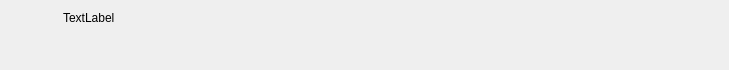
<?xml version="1.0" encoding="UTF-8"?>
<ui version="4.0">
 <class>ChatUserWid</class>
 <widget class="QWidget" name="ChatUserWid">
  <property name="geometry">
   <rect>
    <x>0</x>
    <y>0</y>
    <width>729</width>
    <height>70</height>
   </rect>
  </property>
  <property name="sizePolicy">
   <sizepolicy hsizetype="Expanding" vsizetype="Preferred">
    <horstretch>0</horstretch>
    <verstretch>0</verstretch>
   </sizepolicy>
  </property>
  <property name="minimumSize">
   <size>
    <width>0</width>
    <height>70</height>
   </size>
  </property>
  <property name="maximumSize">
   <size>
    <width>16777215</width>
    <height>70</height>
   </size>
  </property>
  <property name="windowTitle">
   <string>Form</string>
  </property>
  <layout class="QHBoxLayout" name="horizontalLayout">
   <property name="spacing">
    <number>5</number>
   </property>
   <property name="leftMargin">
    <number>6</number>
   </property>
   <property name="topMargin">
    <number>2</number>
   </property>
   <property name="rightMargin">
    <number>6</number>
   </property>
   <property name="bottomMargin">
    <number>2</number>
   </property>
   <item>
    <widget class="QWidget" name="icon_wid" native="true">
     <property name="minimumSize">
      <size>
       <width>50</width>
       <height>50</height>
      </size>
     </property>
     <property name="maximumSize">
      <size>
       <width>50</width>
       <height>50</height>
      </size>
     </property>
     <layout class="QHBoxLayout" name="horizontalLayout_2">
      <property name="spacing">
       <number>0</number>
      </property>
      <property name="leftMargin">
       <number>0</number>
      </property>
      <property name="topMargin">
       <number>0</number>
      </property>
      <property name="rightMargin">
       <number>0</number>
      </property>
      <property name="bottomMargin">
       <number>0</number>
      </property>
      <item>
       <widget class="QLabel" name="icon_lb">
        <property name="minimumSize">
         <size>
          <width>45</width>
          <height>45</height>
         </size>
        </property>
        <property name="maximumSize">
         <size>
          <width>45</width>
          <height>45</height>
         </size>
        </property>
        <property name="text">
         <string/>
        </property>
        <property name="alignment">
         <set>Qt::AlignmentFlag::AlignCenter</set>
        </property>
       </widget>
      </item>
     </layout>
    </widget>
   </item>
   <item>
    <widget class="QWidget" name="user_info_wid" native="true">
     <layout class="QVBoxLayout" name="verticalLayout">
      <property name="spacing">
       <number>7</number>
      </property>
      <property name="leftMargin">
       <number>2</number>
      </property>
      <property name="topMargin">
       <number>2</number>
      </property>
      <property name="rightMargin">
       <number>2</number>
      </property>
      <property name="bottomMargin">
       <number>2</number>
      </property>
      <item>
       <widget class="QLabel" name="user_name_lb">
        <property name="sizePolicy">
         <sizepolicy hsizetype="Expanding" vsizetype="Preferred">
          <horstretch>0</horstretch>
          <verstretch>0</verstretch>
         </sizepolicy>
        </property>
        <property name="text">
         <string>TextLabel</string>
        </property>
       </widget>
      </item>
      <item>
       <widget class="QLabel" name="user_chat_lb">
        <property name="sizePolicy">
         <sizepolicy hsizetype="Expanding" vsizetype="Preferred">
          <horstretch>0</horstretch>
          <verstretch>0</verstretch>
         </sizepolicy>
        </property>
        <property name="text">
         <string/>
        </property>
       </widget>
      </item>
     </layout>
    </widget>
   </item>
   <item>
    <widget class="QWidget" name="time_wid" native="true">
     <property name="minimumSize">
      <size>
       <width>50</width>
       <height>50</height>
      </size>
     </property>
     <property name="maximumSize">
      <size>
       <width>50</width>
       <height>50</height>
      </size>
     </property>
     <property name="font">
      <font>
       <family>Ubuntu</family>
      </font>
     </property>
     <widget class="QLabel" name="time_lb">
      <property name="geometry">
       <rect>
        <x>-10</x>
        <y>20</y>
        <width>67</width>
        <height>17</height>
       </rect>
      </property>
      <property name="text">
       <string/>
      </property>
      <property name="alignment">
       <set>Qt::AlignmentFlag::AlignCenter</set>
      </property>
     </widget>
    </widget>
   </item>
  </layout>
 </widget>
 <resources/>
 <connections/>
</ui>
